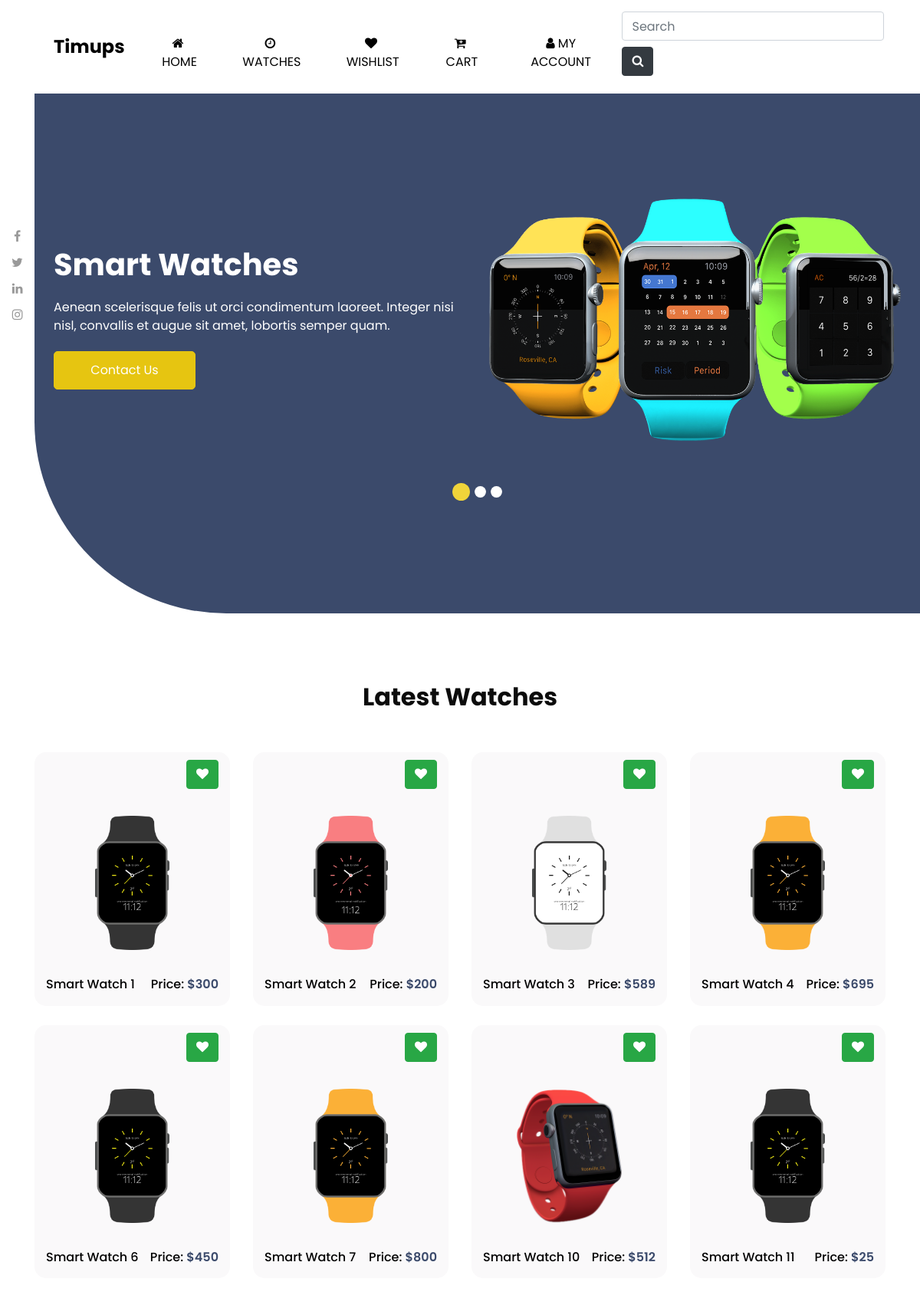
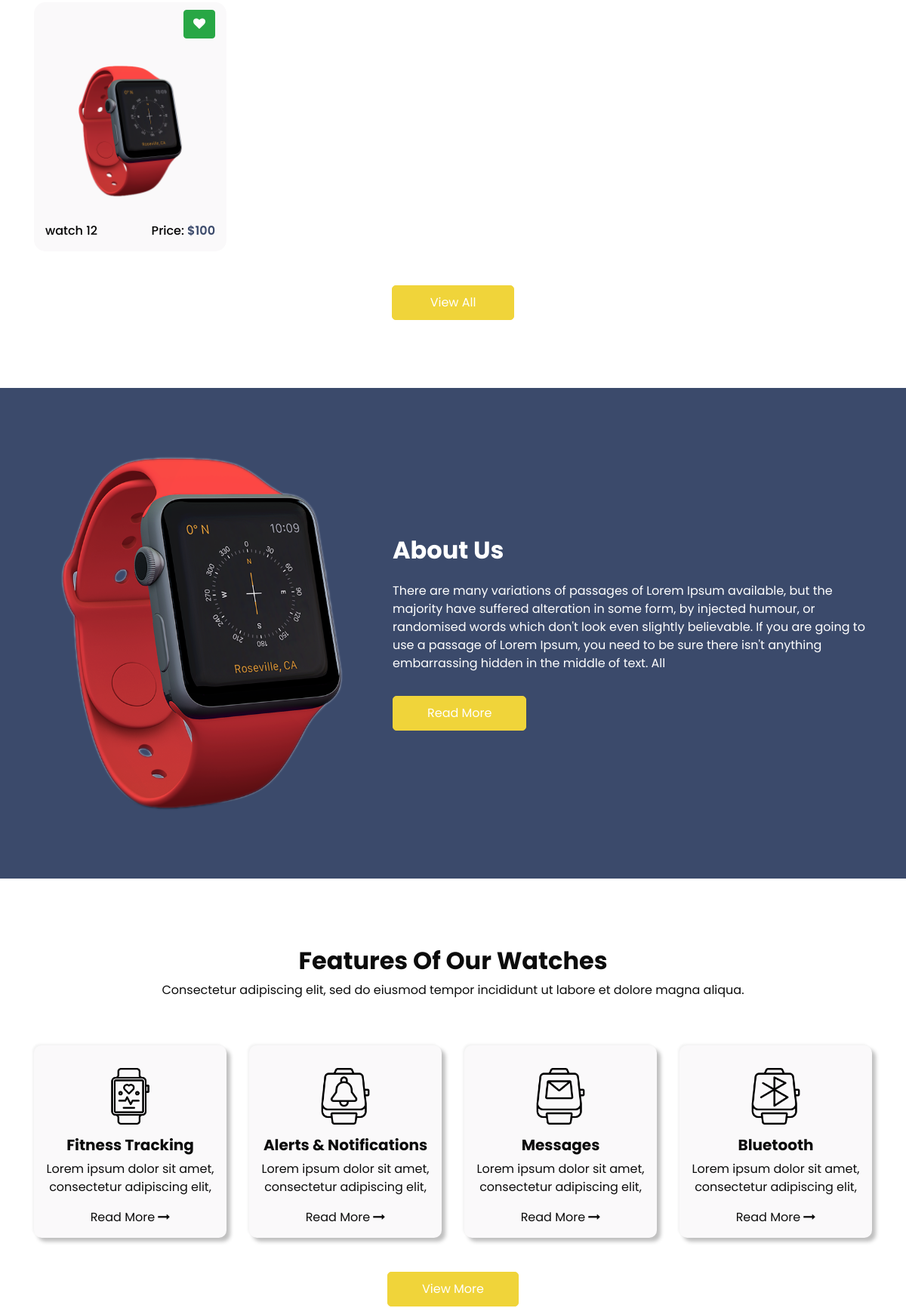
The page / (upper part) on the database its author committed (2 pictures, top to bottom).
### main/models.py (models this page shows, shortened)
class Product(models.Model):
    title = models.CharField(max_length=100)
    image = models.ImageField(upload_to="product_imgs/")
    description = models.TextField()
    is_featured = models.BooleanField(default=False)
    price = models.IntegerField()

### main/views.py (the view)
# urls.py: path('',views.index, name="index"),
def index(request):
    data = Product.objects.filter(is_featured=True)
    return render(request, 'index.html',{'data':data})

### templates/index.html (shortened to what this page needs)
{% extends 'base.html' %}
{% load static %}
{% block content %}
    <section class="slider_section ">
      <div id="customCarousel1" class="carousel slide" data-ride="carousel">
        <div class="carousel-inner">
          <div class="carousel-item active">
            <div class="container-fluid ">
              <div class="row">
                <div class="col-md-6">
                  <div class="detail-box">
                    <h1>
                      Smart Watches
                    </h1>
                    <p>
                      Aenean scelerisque felis ut orci condimentum laoreet. Integer nisi nisl, convallis et augue sit amet, lobortis semper quam.
                    </p>
                    <div class="btn-box">
                      <a href="" class="btn1">
                        Contact Us
                      </a>
                    </div>
                  </div>
                </div>
                <div class="col-md-6">
                  <div class="img-box">
                    <img src="{% static 'images/slider-img.png' %}" alt="">
                  </div>
                </div>
              </div>
            </div>
          </div>
        </div>
        <ol class="carousel-indicators">
          <li data-target="#customCarousel1" data-slide-to="0" class="active"></li>
          <li data-target="#customCarousel1" data-slide-to="1"></li>
          <li data-target="#customCarousel1" data-slide-to="2"></li>
        </ol>
      </div>
    </section>
  </div>
  <section class="shop_section layout_padding">
    <div class="container">
      <div class="heading_container heading_center">
        <h2>
          Latest Watches
        </h2>
      </div>
      <div class="row">
        {% for product in data %}
          <div class="col-sm-6 col-xl-3 product_data">
            <div class="box">
              <div class="text-right">
                <button class="btn btn-success moveToWishlistBtn"><i class="fa fa-heart"></i></button>
              </div>
              <a href="/watches/{{product.title}}">
                <div class="img-box">
                  <img src="/media/{{product.image}}" alt="">
                </div>
                <div class="detail-box">
                  <h6>{{product.title}}</h6>
                  <h6>
                    Price:
                    <span>
                      ${{product.price}}
                    </span>
                  </h6>
                </div>
              </a>
            </div>
          </div>
        {% endfor %}
      </div>
      <div class="btn-box">
        <a href="watches">
          View All
        </a>
      </div>
    </div>
  </section>
  <section class="about_section layout_padding">
    <div class="container  ">
      <div class="row">
        <div class="col-md-6 col-lg-5 ">
          <div class="img-box">
            <img src="{% static 'images/about-img.png' %}" alt="">
          </div>
        </div>
        <div class="col-md-6 col-lg-7">
          <div class="detail-box">
            <div class="heading_container">
              <h2>
                About Us
              </h2>
            </div>
            <p>
              There are many variations of passages of Lorem Ipsum available, but the majority have suffered alteration
              in some form, by injected humour, or randomised words which don't look even slightly believable. If you
              are going to use a passage of Lorem Ipsum, you need to be sure there isn't anything embarrassing hidden in
              the middle of text. All
            </p>
            <a href="about">
              Read More
            </a>
          </div>
        </div>
      </div>
    </div>
  </section>
  <section class="feature_section layout_padding">
    <div class="container">
      <div class="heading_container">
        <h2>
          Features Of Our Watches
        </h2>
        <p>
          Consectetur adipiscing elit, sed do eiusmod tempor incididunt ut labore et dolore magna aliqua.
        </p>
      </div>
      <div class="row">
        <div class="col-sm-6 col-lg-3">
          <div class="box">
            <div class="img-box">
              <img src="{% static 'images/f1.png' %}" alt="">
            </div>
            <div class="detail-box">
              <h5>
                Fitness Tracking
              </h5>
              <p>
                Lorem ipsum dolor sit amet, consectetur adipiscing elit,
              </p>
              <a href="">
                <span>
                  Read More
                </span>
                <i class="fa fa-long-arrow-right" aria-hidden="true"></i>
              </a>
            </div>
          </div>
        </div>
        <div class="col-sm-6 col-lg-3">
          <div class="box">
            <div class="img-box">
              <img src="{% static 'images/f2.png' %}" alt="">
            </div>
            <div class="detail-box">
              <h5>
                Alerts & Notifications
              </h5>
              <p>
                Lorem ipsum dolor sit amet, consectetur adipiscing elit,
              </p>
              <a href="">
                <span>
                  Read More
                </span>
                <i class="fa fa-long-arrow-right" aria-hidden="true"></i>
              </a>
            </div>
          </div>
        </div>
        <div class="col-sm-6 col-lg-3">
          <div class="box">
            <div class="img-box">
              <img src="{% static 'images/f3.png' %}" alt="">
            </div>
            <div class="detail-box">
              <h5>
                Messages
              </h5>
              <p>
                Lorem ipsum dolor sit amet, consectetur adipiscing elit,
              </p>
              <a href="">
                <span>
                  Read More
                </span>
                <i class="fa fa-long-arrow-right" aria-hidden="true"></i>
              </a>
            </div>
          </div>
        </div>
        <div class="col-sm-6 col-lg-3">
          <div class="box">
            <div class="img-box">
              <img src="{% static 'images/f4.png' %}" alt="">
            </div>
            <div class="detail-box">
              <h5>
                Bluetooth
              </h5>
              <p>
                Lorem ipsum dolor sit amet, consectetur adipiscing elit,
              </p>
              <a href="">
                <span>
                  Read More
                </span>
                <i class="fa fa-long-arrow-right" aria-hidden="true"></i>
              </a>
            </div>
          </div>
        </div>
      </div>
      <div class="btn-box">
        <a href="">
          View More
        </a>
      </div>
    </div>
  </section>
  {% endblock %}

### static/css/responsive.css (style rules this page uses)
@media (max-width: 1200px) { .slider_section { padding: 75px 0; } }

### rows shown on the page
Product: image (picture), title "Smart Watch 1", price "300"
Product: image (picture), title "Smart Watch 2", price "200"
Product: image (picture), title "Smart Watch 3", price "589"
Product: image (picture), title "Smart Watch 4", price "695"
Product: image (picture), title "Smart Watch 6", price "450"
Product: image (picture), title "Smart Watch 7", price "800"
Product: image (picture), title "Smart Watch 10", price "512"
Product: image (picture), title "Smart Watch 11", price "25"
Product: image (picture), title "watch 12", price "100"
